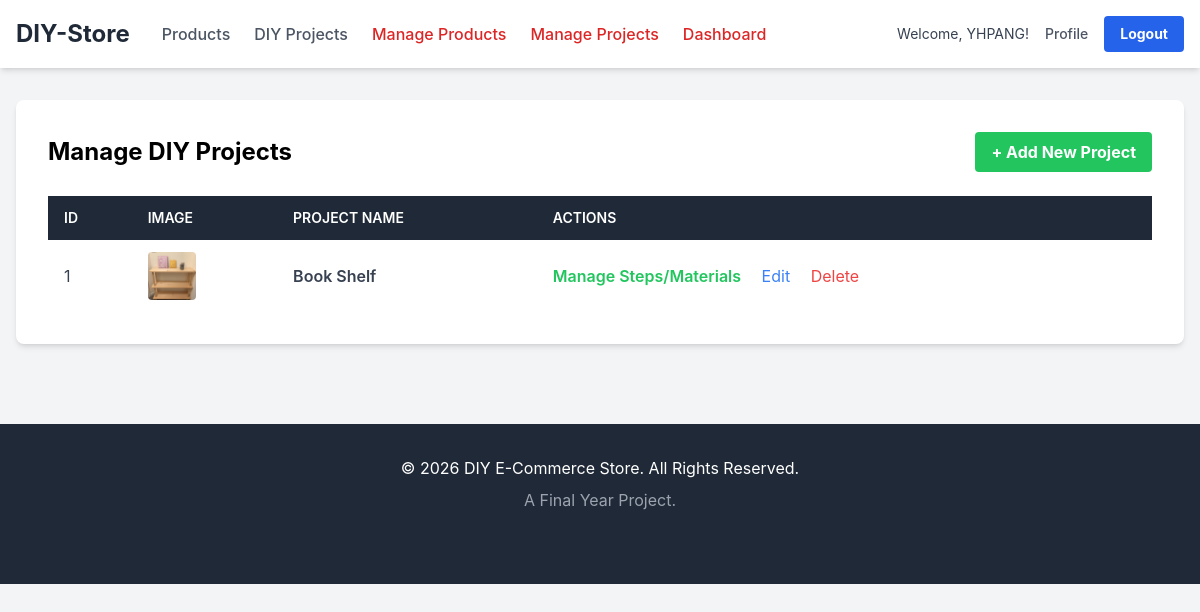
Page /admin/manage_projects.php (signed in) on the earlier database version.
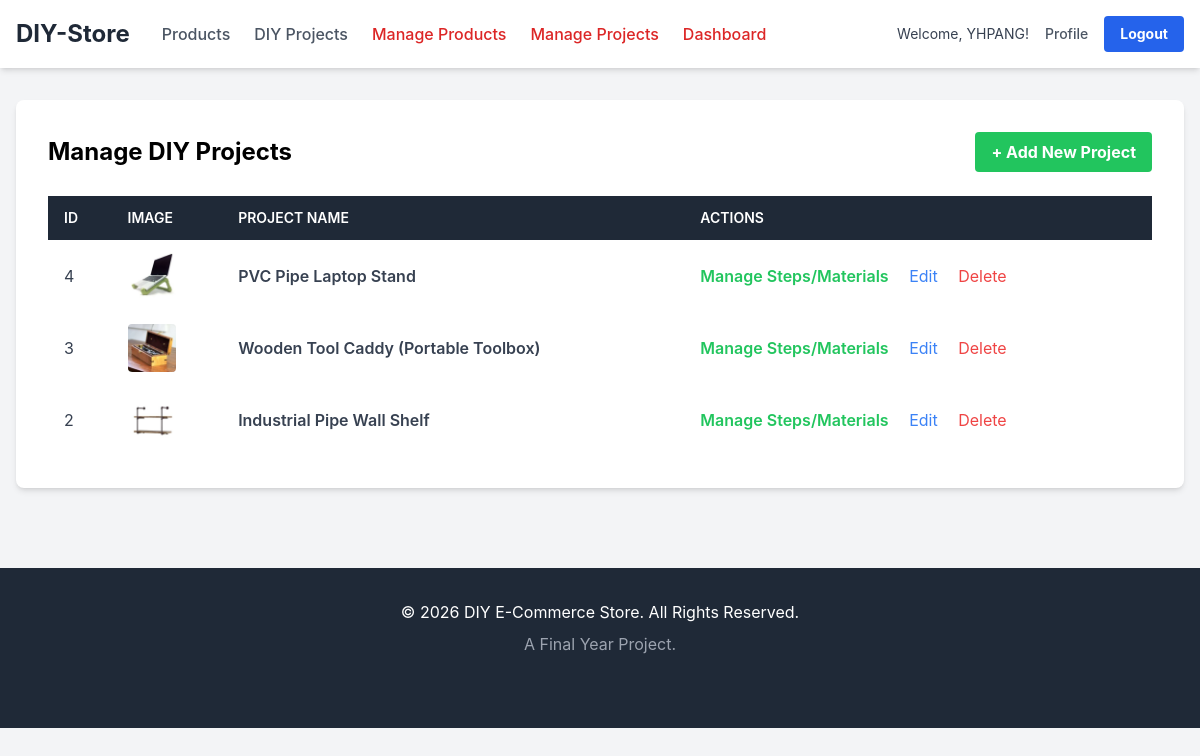
Same page on the later database version.
### tables this page shows
CREATE TABLE `project` (
  `project_id` int(11) NOT NULL,
  `project_name` varchar(150) NOT NULL,
  `project_image` varchar(255) DEFAULT NULL,
  `description` text DEFAULT NULL
);

### _base.php (called while the page is built, shortened)
<?php
function e($value) {
    return htmlspecialchars($value ?? '', ENT_QUOTES, 'UTF-8');
}
?>

### admin/manage_projects.php (the view, shortened to what this page needs)
<?php
require_once '../_base.php';
$conn = db_connect();
$sql = "SELECT * FROM Project ORDER BY project_id DESC";
$result = $conn->query($sql);
$projects = $result->fetch_all(MYSQLI_ASSOC);
require_once '../_head.php';
?>
<div class="w-full bg-white p-8 rounded-lg shadow-md">
    <div class="flex justify-between items-center mb-6">
        <h1 class="text-2xl font-bold">Manage DIY Projects</h1>
        <a href="add_project.php" class="bg-green-500 hover:bg-green-700 text-white font-bold py-2 px-4 rounded">
            + Add New Project
        </a>
    </div>
    <div class="overflow-x-auto">
        <table class="min-w-full bg-white">
            <thead class="bg-gray-800 text-white">
                <tr>
                    <th class="text-left py-3 px-4 uppercase font-semibold text-sm">ID</th>
                    <th class="text-left py-3 px-4 uppercase font-semibold text-sm">Image</th>
                    <th class="text-left py-3 px-4 uppercase font-semibold text-sm">Project Name</th>
                    <th class="text-left py-3 px-4 uppercase font-semibold text-sm">Actions</th>
                </tr>
            </thead>
            <tbody class="text-gray-700">
                <?php if (empty($projects)): ?>
                    <tr>
                        <td colspan="4" class="text-center py-4">No projects found. <a href="add_project.php" class="text-blue-500">Add one!</a></td>
                    </tr>
                <?php else: ?>
                    <?php foreach ($projects as $project): ?>
                        <tr>
                            <td class="text-left py-3 px-4"><?= e($project['project_id']) ?></td>
                            <td class="text-left py-3 px-4">
                                <?php if (!empty($project['project_image'])): ?>
                                    <img src="../<?= e($project['project_image']) ?>" alt="<?= e($project['project_name']) ?>" class="h-12 w-12 object-cover rounded">
                                <?php else: ?>
                                    <span class="text-gray-400 text-sm">No Image</span>
                                <?php endif; ?>
                            </td>
                            <td class="text-left py-3 px-4 font-semibold"><?= e($project['project_name']) ?></td>
                            <td class="text-left py-3 px-4">
                                <a href="manage_project_content.php?id=<?= e($project['project_id']) ?>" class="text-green-500 hover:text-green-800 mr-4 font-semibold">Manage Steps/Materials</a>
                                <a href="edit_project.php?id=<?= e($project['project_id']) ?>" class="text-blue-500 hover:text-blue-800 mr-4">Edit</a>
                                <a href="manage_projects.php?action=delete&id=<?= e($project['project_id']) ?>" class="text-red-500 hover:text-red-800" onclick="return confirm('Are you sure you want to delete this project? This will also delete all its steps and materials.');">Delete</a>
                            </td>
                        </tr>
                    <?php endforeach; ?>
                <?php endif; ?>
            </tbody>
        </table>
    </div>
</div>
<?php
require_once '../_foot.php';
?>

Differences in the rows shown:
removed project: project_id "1", project_image (picture), project_name "Book Shelf"
added project: project_id "4", project_image (picture), project_name "PVC Pipe Laptop Stand"
added project: project_id "3", project_image (picture), project_name "Wooden Tool Caddy (Portable Toolbox)"
added project: project_id "2", project_image (picture), project_name "Industrial Pipe Wall Shelf"
